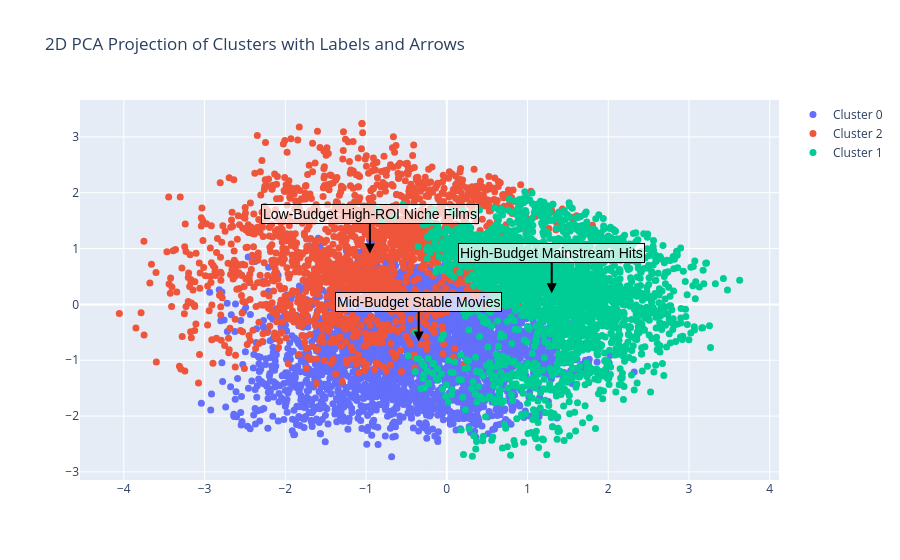

The cell this chart's notebook holds for it:
### Markdown cell above
### Cluster 0 — “Mid-Budget Stable Movies”  
Mid-range budget, low to moderate popularity, and steady profitability with average potential.  
These movies are considered safer investments with relatively low risk.

### Cluster 1 — “High-Budget Mainstream Hits”  
High budget, very high popularity, but relatively average to low profitability.  
Large-scale movies aimed at broad audiences, backed by massive investments.

### Cluster 2 — “Low-Budget High-ROI Niche Films”  
Low budget, moderate popularity, but the highest profitability.  
Films with high potential for profitable returns, typically targeting niche or specialized audiences.

---

### Business Summary  
Three distinct movie profiles can be identified in advance, differentiating investment types and expected returns.  
This enables informed decision-making in budget allocation and marketing strategies early in the production process.

### Code cell
cluster_names = {
    '0': "Mid-Budget Stable Movies",
    '1': "High-Budget Mainstream Hits",
    '2': "Low-Budget High-ROI Niche Films"
}

fig = go.Figure()

# מוסיפים נקודות לכל קלאסטר
for cluster_id in df_pca_2d['cluster'].unique():
    cluster_data = df_pca_2d[df_pca_2d['cluster'] == cluster_id]
    fig.add_trace(go.Scatter(
        x=cluster_data['PCA1'],
        y=cluster_data['PCA2'],
        mode='markers',
        name=f'Cluster {cluster_id}',
        marker=dict(size=7),
        hovertemplate=(
            'cluster=%{text}<br>' +
            'budget=%{customdata[0]:.2f}<br>' +
            'popularity=%{customdata[1]:.2f}<br>' +
            'return_on_investment_ratio=%{customdata[2]:.2f}<br>' +
            'num_genres=%{customdata[3]}<br>' +
            'release_year=%{customdata[4]}<br>' +
            'num_production_companies=%{customdata[5]}<extra></extra>'
        ),
        text=cluster_data['cluster'],
        customdata=cluster_data[['budget', 'popularity', 'return_on_investment_ratio',
                                'num_genres', 'release_year', 'num_production_companies']].values
    ))

# חישוב מרכזים של הקלאסטרים
centers = df_pca_2d.groupby('cluster')[['PCA1', 'PCA2']].mean()

# מוסיפים חצים עם שמות מעל למרכזי הקלאסטרים
for cluster_id, row in centers.iterrows():
    fig.add_annotation(
        x=row['PCA1'], y=row['PCA2'],
        text=cluster_names.get(cluster_id, f'Cluster {cluster_id}'),
        showarrow=True,
        arrowhead=2,
        arrowsize=1,
        arrowwidth=2,
        arrowcolor='black',
        ax=0,
        ay=-40,  # להזיז את הטקסט מעט מעל הנקודה
        font=dict(
            size=14,
            color="black",
            family="Arial"
        ),
        bgcolor="rgba(255, 255, 255, 0.7)",
        bordercolor="black",
        borderwidth=1
    )

fig.update_layout(title='2D PCA Projection of Clusters with Labels and Arrows')
fig.show()

### Figure 1 — Plotly figure (JSON) as saved in the notebook; plotly's stock layout.template omitted (floating-point values rounded to 4 significant figures; data arrays with more than 128 entries replaced by an {"elided": "..."} marker saying what was removed)
{"data": [{"customdata": {"elided": "3671x6 float values"}, "hovertemplate": "cluster=%{text}<br>budget=%{customdata[0]:.2f}<br>popularity=%{customdata[1]:.2f}<br>return_on_investment_ratio=%{customdata[2]:.2f}<br>num_genres=%{customdata[3]}<br>release_year=%{customdata[4]}<br>num_production_companies=%{customdata[5]}<extra></extra>", "marker": {"size": 7}, "mode": "markers", "name": "Cluster 0", "text": {"elided": "3671 str values"}, "type": "scatter", "x": {"elided": "3671 float values"}, "y": {"elided": "3671 float values"}}, {"customdata": {"elided": "2128x6 float values"}, "hovertemplate": "cluster=%{text}<br>budget=%{customdata[0]:.2f}<br>popularity=%{customdata[1]:.2f}<br>return_on_investment_ratio=%{customdata[2]:.2f}<br>num_genres=%{customdata[3]}<br>release_year=%{customdata[4]}<br>num_production_companies=%{customdata[5]}<extra></extra>", "marker": {"size": 7}, "mode": "markers", "name": "Cluster 2", "text": {"elided": "2128 str values"}, "type": "scatter", "x": {"elided": "2128 float values"}, "y": {"elided": "2128 float values"}}, {"customdata": {"elided": "2542x6 float values"}, "hovertemplate": "cluster=%{text}<br>budget=%{customdata[0]:.2f}<br>popularity=%{customdata[1]:.2f}<br>return_on_investment_ratio=%{customdata[2]:.2f}<br>num_genres=%{customdata[3]}<br>release_year=%{customdata[4]}<br>num_production_companies=%{customdata[5]}<extra></extra>", "marker": {"size": 7}, "mode": "markers", "name": "Cluster 1", "text": {"elided": "2542 str values"}, "type": "scatter", "x": {"elided": "2542 float values"}, "y": {"elided": "2542 float values"}}], "layout": {"annotations": [{"arrowcolor": "black", "arrowhead": 2, "arrowsize": 1, "arrowwidth": 2, "ax": 0, "ay": -40, "bgcolor": "rgba(255, 255, 255, 0.7)", "bordercolor": "black", "borderwidth": 1, "font": {"color": "black", "family": "Arial", "size": 14}, "showarrow": true, "text": "Mid-Budget Stable Movies", "x": -0.348, "y": -0.6662}, {"arrowcolor": "black", "arrowhead": 2, "arrowsize": 1, "arrowwidth": 2, "ax": 0, "ay": -40, "bgcolor": "rgba(255, 255, 255, 0.7)", "bordercolor": "black", "borderwidth": 1, "font": {"color": "black", "family": "Arial", "size": 14}, "showarrow": true, "text": "High-Budget Mainstream Hits", "x": 1.3, "y": 0.1999}, {"arrowcolor": "black", "arrowhead": 2, "arrowsize": 1, "arrowwidth": 2, "ax": 0, "ay": -40, "bgcolor": "rgba(255, 255, 255, 0.7)", "bordercolor": "black", "borderwidth": 1, "font": {"color": "black", "family": "Arial", "size": 14}, "showarrow": true, "text": "Low-Budget High-ROI Niche Films", "x": -0.9523, "y": 0.9104}], "title": {"text": "2D PCA Projection of Clusters with Labels and Arrows"}}}
